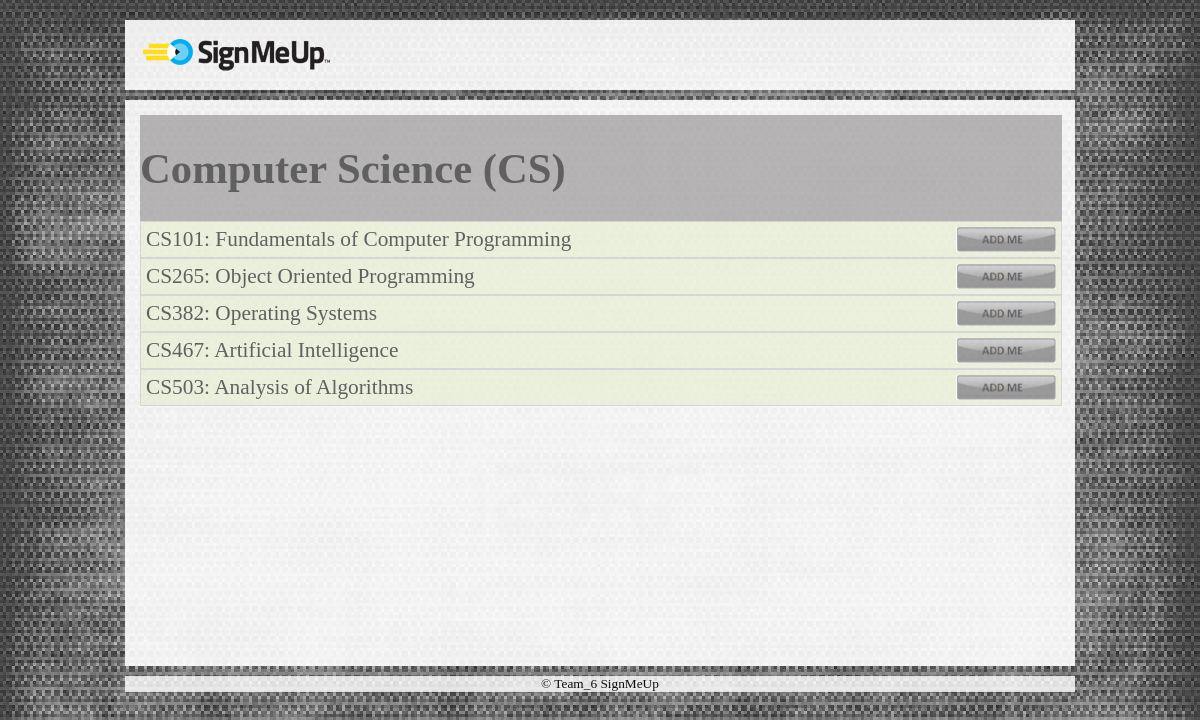
The page /courses.php?course=CS on the database its author committed.
### tables this page shows
CREATE TABLE IF NOT EXISTS `user_info` (
  `user_id` int(10) NOT NULL AUTO_INCREMENT,
  `user_type` varchar(20) NOT NULL,
  `first_name` varchar(70) NOT NULL,
  `middle_name` varchar(70) DEFAULT NULL,
  `last_name` varchar(70) NOT NULL,
  `user_email` varchar(70) NOT NULL,
  `alternate_email` varchar(70) DEFAULT NULL,
  `address` varchar(100) DEFAULT NULL,
  `phone_no` varchar(15) NOT NULL,
  `password` varchar(70) NOT NULL,
  PRIMARY KEY (`user_id`)
);

CREATE TABLE IF NOT EXISTS `professor_info` (
  `user_id` int(10) DEFAULT NULL,
  `office_location` varchar(100) DEFAULT NULL,
  `office_hours` varchar(50) DEFAULT NULL,
  `subject` varchar(50) NOT NULL,
  `course_id` varchar(50) NOT NULL,
  KEY `foreignkey_user_id` (`user_id`)
);

CREATE TABLE IF NOT EXISTS `course_info` (
  `course_id` varchar(10) NOT NULL DEFAULT '',
  `course_name` varchar(50) NOT NULL,
  `semester` varchar(20) NOT NULL,
  `class_location` varchar(20) DEFAULT NULL,
  `class_timings` varchar(50) DEFAULT NULL,
  `no_of_credits` int(10) DEFAULT NULL,
  PRIMARY KEY (`course_id`)
);

### courses.php (the view, shortened to what this page needs)
<html>
<head>
    <link rel="stylesheet" type="text/css" href="main2.css">
</head>
<body>
<div id="containerNew">
<div class="header">
    <?php include("header.php"); ?>
</div>
<div class="middleContainer">
    <div class="middle">
        <?php
        $course_type = $_GET['course'];
        switch($course_type){
            case 'CS' : echo "<h1>Computer Science (CS) </h1>"  ;     break;
        }
        $sql = "SELECT * from user_info ui, course_info ci, professor_info pi where ci.course_id like '".$course_type."%' and ci.semester = '". CURRENT_SEM."' and ci.course_id = pi.course_id and pi.user_id = ui.user_id"  ;
        $result = mysql_query($sql);
        if(!$result){
            echo 'Could not run query: ' . mysql_error();
            exit;
        }
        else{
            $info=array();
            while($row = mysql_fetch_array($result,MYSQL_ASSOC)){
                array_push($info,$row);
            }
            for($j=0; $j< count($info); $j++) {
                echo '<div class="flip">'.$info[$j]["course_id"].': '. $info[$j]['course_name'];
                echo '<a href="#"><input type="image" id="myimage" style="float:right; height:25px" src="images/add.png" onclick="aa('.$info[$j]["course_id"].')"/></a></div>';
            }
        }
        ?>
    </div>
</div>
<div class="footer">
    <center>
        &copy; Team_6 SignMeUp
    </center>
</div>
</div>
</body>
</html>

### main2.css (style rules this page uses)
body { background-color:grey; font-size: 10pt; min-height: 100%; width : 100%; background:url('images/images1.jpg') repeat; margin: 0; }
#containerNew { position:relative; width:950px; height:100%; margin: 10px auto; }
.header { background:url('images/grey_overlay.png') repeat; padding:10px 15px 15px 15px; color:#000; margin-top: 20px; }
.middleContainer { background:url('images/grey_overlay.png') repeat; width : 100%; min-height : 566px; margin: 10px auto; position : relative; }
.middle, .tabbedPages { background-color:#8C898B; opacity: 0.6; margin: 15px; font-size: 16pt; color:black; width : 97%; position: absolute; }
.footer { background:url('images/grey_overlay.png') repeat; position:relative; padding:0px 15px 0px 15px; color:#000; bottom: 0px; opacity: 0.9; }

### courses.php (style rules this page uses)
.panel,.flip { padding:5px; background-color:#e5eecc; border:solid 1px #c3c3c3; }

### rows shown on the page
user_info: professor_info.course_id "CS101", course_info.course_name "Fundamentals of Computer Programming", professor_info.course_id "CS265", course_info.course_name "Object Oriented Programming"
user_info: professor_info.course_id "CS382", course_info.course_name "Operating Systems", professor_info.course_id "CS467", course_info.course_name "Artificial Intelligence"
user_info: professor_info.course_id "CS503", course_info.course_name "Analysis of Algorithms"
